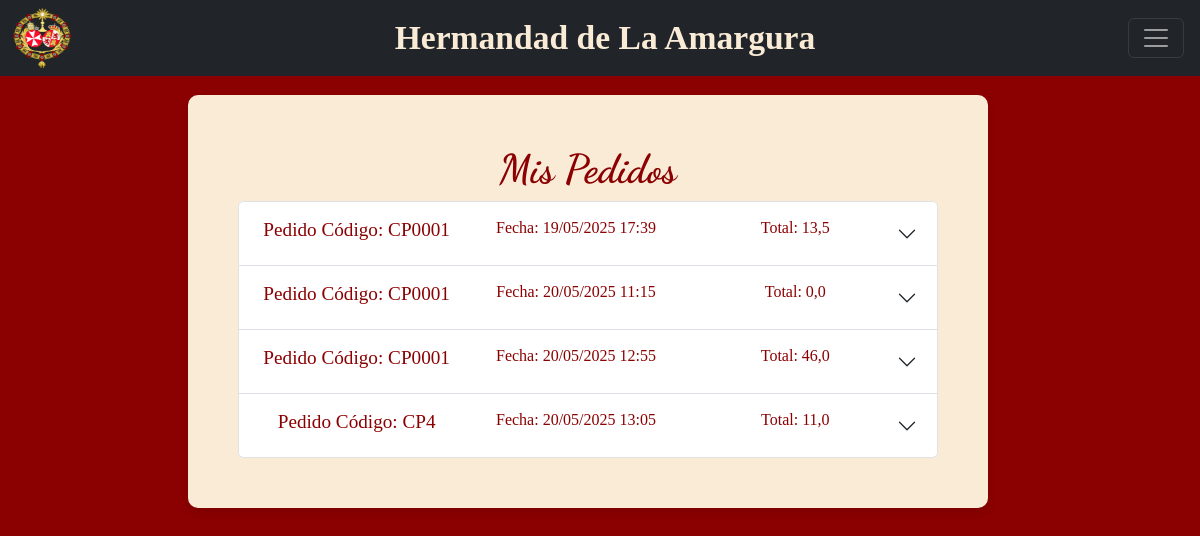
Screenshot of /mis_pedidos/ (signed in) with the database file from the repository.
### hermandapp/models.py (models this page shows, shortened)
class Pedido(models.Model):
    codigo = models.CharField(max_length=50)
    fecha = models.DateTimeField()
    hermano = models.ForeignKey(
        'Hermano',  # modelo al que se relaciona
        on_delete=models.DO_NOTHING,  # qué hacer si se borra el titular
        related_name= 'pedidos'  # nombre para acceder desde el lado de Hermano
    )
    @property
    def total(self):
        total = 0.0
        for l in self.linea_pedidos.all():
            total+= l.precio * l.cantidad
        return total

class LineaPedido(models.Model):
    pedido = models.ForeignKey(Pedido, on_delete= models.CASCADE, related_name='linea_pedidos')
    producto = models.ForeignKey(Producto, on_delete= models.DO_NOTHING)
    cantidad = models.IntegerField()
    precio = models.FloatField()
    @property
    def subtotal(self):
        return self.precio * self.cantidad

### hermandapp/views.py (the view)
# urls.py: path('mis_pedidos/', mis_pedidos, name='mis_pedidos'),
@login_required()
def mis_pedidos(request):
    pedidos_a_mostrar = []
    total_gastado = 0.0
    hermano_logueado = Hermano.objects.filter(usuario=request.user)
    if len(hermano_logueado) == 1:
        pedidos_a_mostrar = Pedido.objects.filter(hermano=hermano_logueado[0])
        for p in pedidos_a_mostrar:
            total_gastado += p.total
    total_pedidos = len(pedidos_a_mostrar)
    return render(request,
                  'mis_pedidos.html',
                  {
                      'pedidos': pedidos_a_mostrar,
                      'total_pedidos': total_pedidos,
                      'total_gastado': total_gastado
                  })

### templates/mis_pedidos.html (shortened to what this page needs)
{% extends 'base.html' %}
{% load bootstrap_icons %}
{% block content %}
    <h1>Mis Pedidos</h1>
    {% if pedidos %}
        <div class="accordion" id="pedidosAccordion">
            {% for pedido in pedidos %}
                <div class="accordion-item">
                    <h2 class="accordion-header" id="heading{{ forloop.counter }}">
                        <button class="accordion-button collapsed" type="button" data-bs-toggle="collapse"
                                data-bs-target="#collapse{{ forloop.counter }}" aria-expanded="false"
                                aria-controls="collapse{{ forloop.counter }}">
                            <div class="row">
                                <div class="col-md-4">
                                    <h4> Pedido Código: {{ pedido.codigo }} </h4>
                                </div>
                                <div class="col-md-4">
                                    <h5 tabindex="3"> Fecha: {{ pedido.fecha|date:"d/m/Y H:i" }} </h5>
                                </div>
                                <div class="col-md-4">
                                    <h5 tabindex="5"><b> Total:  {{ pedido.total }}</b></h5>
                                </div>
                            </div>
                        </button>
                    </h2>
                </div>
            {% endfor %}
        </div>
    {% else %}
        <p class="text-muted">No tienes pedidos registrados.</p>
    {% endif %}
{% endblock %}

### static/css/global.css (style rules this page uses)
h1 { font-family: 'Dancing Script', cursive; font-size: 2.5rem; font-weight: 700; text-align: center; color: darkred; }
h4 { font-family: 'Bell MT', serif; font-size: 1.2rem; font-weight: 450; text-align: center; color: darkred; }
h5 { font-family: 'Calibri Light', serif; font-size: 1.0rem; font-weight: 300; text-align: center; color: darkred; }
div .row { width: 100%; }

### rows the page displays
Pedido: codigo "CP0001", fecha "19/05/2025 17:39", total "13,5"
Pedido: codigo "CP0001", fecha "20/05/2025 11:15", total "0,0"
Pedido: codigo "CP0001", fecha "20/05/2025 12:55", total "46,0"
Pedido: codigo "CP4", fecha "20/05/2025 13:05", total "11,0"
